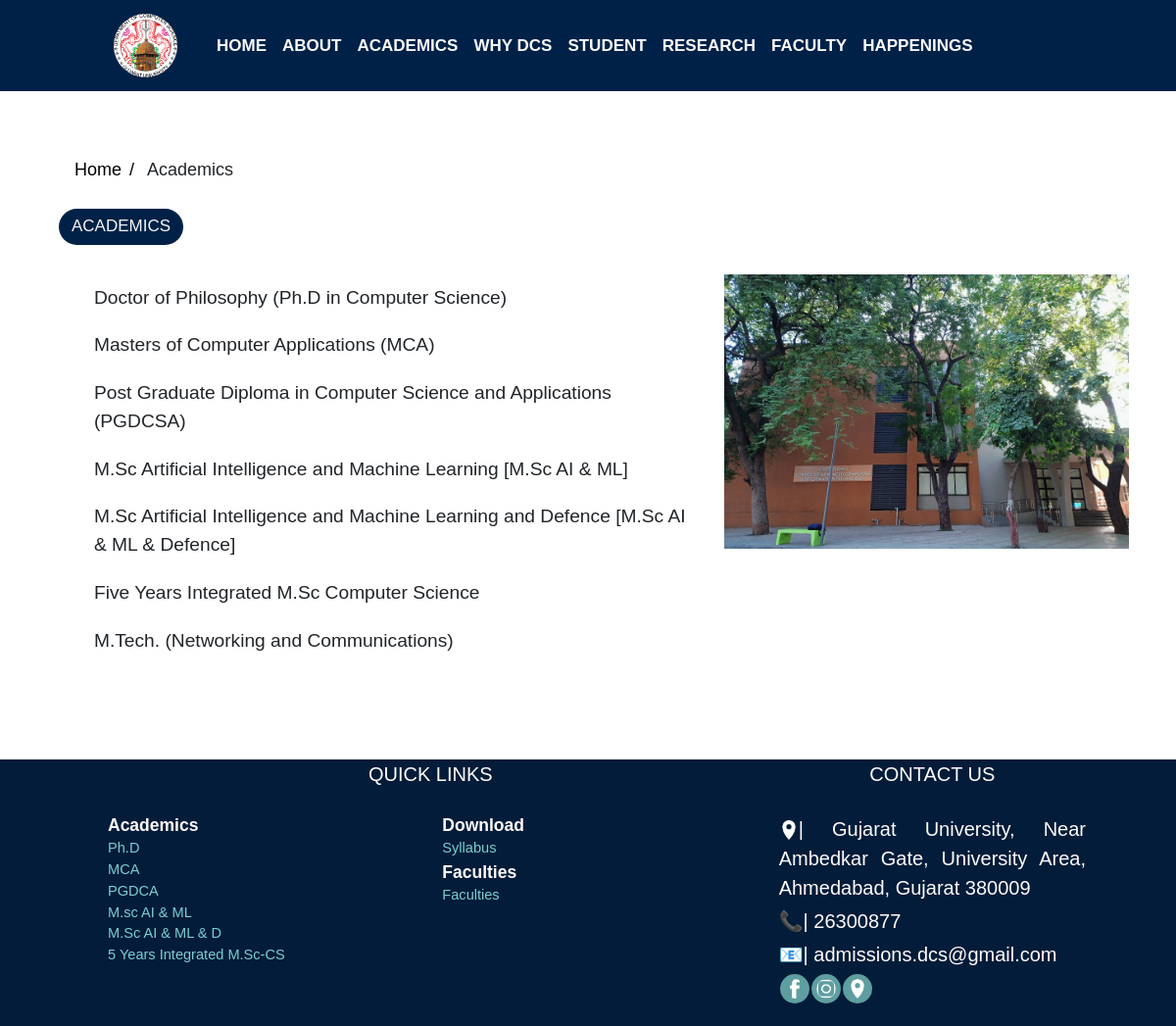
Page /Department/academics.php on the committed database.
### tables this page shows
CREATE TABLE `course` (
  `course_id` int(11) NOT NULL,
  `course_name` varchar(255) DEFAULT NULL,
  `course_duration` tinyint(1) DEFAULT NULL,
  `course_details` text DEFAULT NULL,
  `course_document` text NOT NULL,
  `course_image` text NOT NULL
);

### Department/academics.php (the view, shortened to what this page needs)
<!doctype html>
<html lang="en">
<head>
    <?php include "links/include/link.php" ?>
</head>
<body>
    <?php include "links/include/header.php" ?>
    <br>
    <div style="padding-right:40%;padding-left: 5%;">
        <ul class="breadcrumb" style="padding-top: 130px;">
            <li><a href="home.php">Home</a></li>
            <li>Academics</li>
        </ul>
        <div class="pill">Academics</div>
        <br>
    </div>
    <div class="row">
        <div class="w-full col-sm-9 md:w-3/5" style="padding-left:8%;">
            <?php
            $query = "SELECT `course_id`, `course_name`, `course_duration`, `course_details`, `course_document`, `course_image` FROM `course`;";
            $result = $conn->query($query);
            if ($result->num_rows > 0) {
                while ($row = $result->fetch_assoc()) {
                    $course_name = $row["course_name"];
            ?>
                    <button type="button" class="collapsible"><?php echo $course_name; ?></button>
            <?php
                }
            } else {
                echo "0 results";
            }
            ?>
        </div>
        <div class="mr-12 imgl col-sm">
            <img data-aos="fade-left" data-aos-duration="3000" src="image/academics/course/acadload.webp" alt="logo" style="max-width: 100%; max-height: 100%;">
        </div>
    </div>
    <?php include "links/include/footer.php" ?>
</body>
</html>

### Department/links/css/main.css (style rules this page uses)
.navbar a:after, a:before { transition: all .5s; }

### Department/links/css/global.css (style rules this page uses)
.pill { border: 2px; background-color: #002147; padding-right: 13px; padding-left: 13px; padding-top: 5px; padding-bottom: 6px; color: whitesmoke; max-width: fit-content; border-radius: 50px 50px; text-transform: uppercase; font-size: 17px; }
ul.breadcrumb { padding: 10px 16px; list-style: none; }
ul.breadcrumb li { display: inline; font-size: 18px; }
ul.breadcrumb li+li:before { padding: 8px; color: black; content: "/\00a0"; }
ul.breadcrumb li a { color: #000000; text-decoration: none; }
body { font-family: Arial, Helvetica, sans-serif; font-size: 20px; }

### Department/academics.php (style rules this page uses)
.collapsible { cursor: pointer; padding: 10px; width: 100%; border: none; text-align: left; outline: none; font-size: .2in; }
.collapsible:last-of-type { margin-bottom: 1in; }
.imgl { margin: 1px 5px 0px; }

### Department/links/include/footer.php (style rules this page uses)
a { color:#7cced0; text-decoration:none; }

### rows in the picture
course: course_name "Doctor of Philosophy (Ph.D in Computer Science)"
course: course_name "Masters of Computer Applications (MCA)"
course: course_name "Post Graduate Diploma in Computer Science and Applications (PGDCSA)"
course: course_name "M.Sc Artificial Intelligence and Machine Learning [M.Sc AI & ML]"
course: course_name "M.Sc Artificial Intelligence and Machine Learning and Defence [M.Sc AI & ML & Defence]"
course: course_name "Five Years Integrated M.Sc Computer Science"
course: course_name "M.Tech. (Networking and Communications)"
